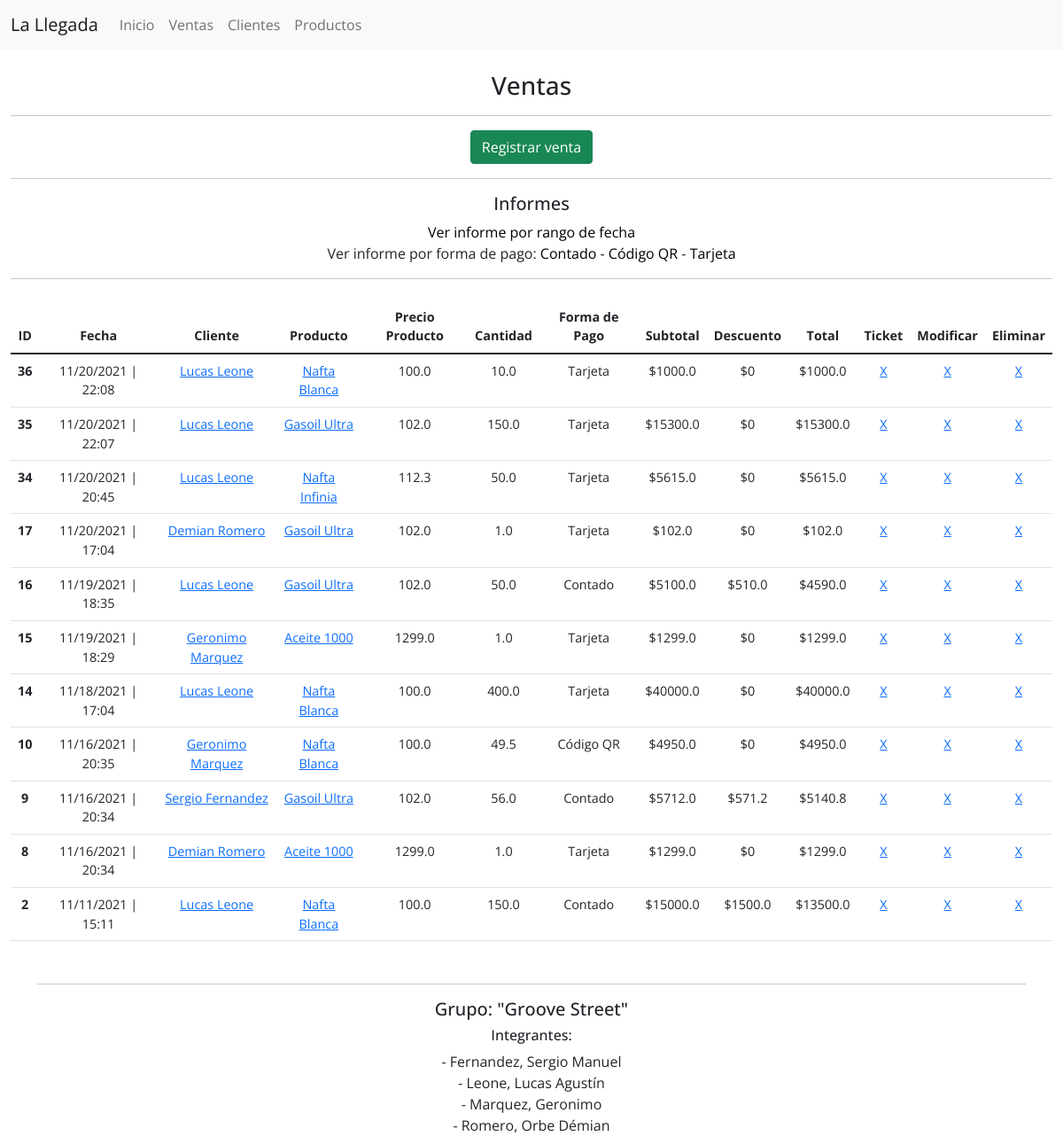
/ventas/, run on the app's committed database.
### ventas/models.py (models this page shows, shortened)
class Venta(LlegadaModel):
    fecha = models.DateTimeField(default=timezone.now, help_text='Ejemplo: 09/11/2021 17:20:00')
    cliente = models.ForeignKey(Cliente, on_delete=models.CASCADE)
    producto = models.ForeignKey(Product, on_delete=models.SET_NULL, null=True)
    cantidad = models.FloatField(validators=[MinValueValidator(0.0)])
    forma_pago = models.ForeignKey(FormaPago, max_length=10, help_text='Contado 10% Descuento', on_delete=models.CASCADE)
    def subtotal(self):
        total = self.producto.precio * self.cantidad
        total = round(total, 2)
        return total
    def descuento(self):
        total = self.producto.precio * self.cantidad
        descuento = round(total, 2)
        if self.forma_pago.nombre == 'Contado':
            descuento = (descuento * 0.1)
            descuento = round(descuento, 2)
            return descuento
        else:
            return 0
    def get_total(self):
        total = self.producto.precio * self.cantidad
        total_round = round(total, 3)
        if self.forma_pago.nombre == 'Contado':
            total_round = total_round - (total_round * 0.1 )
        return total_round

class FormaPago(LlegadaModel):
    nombre = models.CharField(max_length=15)
    def __str__(self):
        return self.nombre

### clientes/models.py (models this page shows)
class Cliente(LlegadaModel):
    nombre = models.CharField(max_length=100)
    apellido = models.CharField(max_length=100)
    tipo_documento = models.CharField(choices=DOCUMENTO_CHOICES, max_length=10)
    numero_documento = models.CharField(max_length=20)
    telefono = models.CharField('Teléfono', max_length=25)
    email = models.EmailField()
    localidad = models.CharField(max_length=100)
    puntos = models.IntegerField(default=0)
    def __str__(self):
        return f'{self.nombre} {self.apellido}'

### productos/models.py (models this page shows)
class Product(LlegadaModel):
    nombre = models.CharField(max_length=100)
    precio = models.FloatField()
    cantidad = models.FloatField(validators=[MinValueValidator(0.0)])
    stock_minimo = models.IntegerField()
    stock_maximo = models.IntegerField()
    proveedor = models.CharField(max_length=100,)
    marca = models.CharField(max_length=100,)
    tamaño = models.CharField(blank=True, max_length=100)
    ubicacion = models.CharField(blank=True, max_length=150)
    tipo_producto = models.ForeignKey(
        KindOfProduct,
        on_delete=models.SET_NULL,
        null=True,
        blank=True
    )
    def __str__(self):
        return self.nombre
    class Meta:
        verbose_name = 'Producto'
        verbose_name_plural = 'Productos'

### ventas/views.py (the view)
class ListVentasView(ListView):
    template_name = 'ventas/list.html'
    context_object_name = 'ventas'
    model = Venta

### templates/ventas/list.html (shortened to what this page needs)
{% extends 'base.html' %}
{% block body %}
<div id="ventas" class="container-fluid">
    <div class="title text-center mt-4">
        <h3>Ventas</h3>
        <hr>
        <div class="btn btn-success">
            <a href="{% url 'ventas:create' %}" class="mt-4">Registrar venta</a>
        </div>
        <hr>
        <h5>Informes</h5>
        <a href="{% url 'ventas:list-fecha' %}">Ver informe por rango de fecha</a>
        <br>
        <p>Ver informe por forma de pago: <a href="{% url 'ventas:list-pago' 1 %}">Contado</a> - <a href="{% url 'ventas:list-pago' 2 %}">Código QR</a> - <a href="{% url 'ventas:list-pago' 3 %}">Tarjeta</a></p>
        <hr>
    </div>
    <table class="table mt-4">
        <thead>
            <tr class="text-center">
                <th scope="col">ID</th>
                <th scope="col">Fecha</th>
                <th scope="col">Cliente</th>
                <th scope="col">Producto</th>
                <th scope="col">Precio Producto</th>
                <th scope="col">Cantidad</th>
                <th scope="col">Forma de Pago</th>
                <th scope="col">Subtotal</th>
                <th scope="col">Descuento</th>
                <th scope="col">Total</th>
                <th scope="col">Ticket</th>
                <th scope="col">Modificar</th>
                <th scope="col">Eliminar</th>
            </tr>
        </thead>
        <tbody>
            {% for venta in ventas %}
                <tr class="text-center">
                    <th scope="row">{{ venta.pk }}</th>
                    <td>{{ venta.fecha|date:'SHORT_DATE_FORMAT' }} | {{ venta.fecha|time:'H:i' }}</td>
                    <td><a href="{% url 'clientes:list-por-cliente' venta.cliente.pk %}">{{ venta.cliente }}</a></td>
                    <td><a href="{% url 'productos:list_producto' venta.producto.pk %}">{{ venta.producto }}</a></td>
                    <td>{{ venta.producto.precio }}</td>
                    <td>{{ venta.cantidad }}</td>
                    <td>{{ venta.forma_pago }}</td>
                    <td>${{ venta.subtotal }}</td>
                    <td>${{ venta.descuento }}</td>
                    <td>${{ venta.get_total }}</td>
                    <td><a href="{% url 'ventas:ticket' venta.pk %}">X</a></td>
                    <td><a href="{% url 'ventas:update' venta.pk %}">X</a></td>
                    <td><a href="{% url 'ventas:delete' venta.pk %}">X</a></td>
                </tr>
                {% endfor %}
        </tbody>
    </table>
</div>
{% endblock body %}

### static/css/main.css (style rules this page uses)
* { margin: 0; padding: 0; font-family: 'Open Sans', sans-serif; }
.title a { color: black; text-decoration: none; }
.btn-success a { color: white !important; }
@media screen and (max-width: 1400px) { table { font-size: 90%; } }

### data on the page
Venta: pk "36", fecha "11/20/2021", fecha "22:08", cliente "Lucas Leone", producto "Nafta Blanca", producto.precio "100.0", cantidad "10.0", forma_pago "Tarjeta", subtotal "1000.0", descuento "0", get_total "1000.0"
Venta: pk "35", fecha "11/20/2021", fecha "22:07", cliente "Lucas Leone", producto "Gasoil Ultra", producto.precio "102.0", cantidad "150.0", forma_pago "Tarjeta", subtotal "15300.0", descuento "0", get_total "15300.0"
Venta: pk "34", fecha "11/20/2021", fecha "20:45", cliente "Lucas Leone", producto "Nafta Infinia", producto.precio "112.3", cantidad "50.0", forma_pago "Tarjeta", subtotal "5615.0", descuento "0", get_total "5615.0"
Venta: pk "17", fecha "11/20/2021", fecha "17:04", cliente "Demian Romero", producto "Gasoil Ultra", producto.precio "102.0", cantidad "1.0", forma_pago "Tarjeta", subtotal "102.0", descuento "0", get_total "102.0"
Venta: pk "16", fecha "11/19/2021", fecha "18:35", cliente "Lucas Leone", producto "Gasoil Ultra", producto.precio "102.0", cantidad "50.0", forma_pago "Contado", subtotal "5100.0", descuento "510.0", get_total "4590.0"
Venta: pk "15", fecha "11/19/2021", fecha "18:29", cliente "Geronimo Marquez", producto "Aceite 1000", producto.precio "1299.0", cantidad "1.0", forma_pago "Tarjeta", subtotal "1299.0", descuento "0", get_total "1299.0"
Venta: pk "14", fecha "11/18/2021", fecha "17:04", cliente "Lucas Leone", producto "Nafta Blanca", producto.precio "100.0", cantidad "400.0", forma_pago "Tarjeta", subtotal "40000.0", descuento "0", get_total "40000.0"
Venta: pk "10", fecha "11/16/2021", fecha "20:35", cliente "Geronimo Marquez", producto "Nafta Blanca", producto.precio "100.0", cantidad "49.5", forma_pago "Código QR", subtotal "4950.0", descuento "0", get_total "4950.0"
Venta: pk "9", fecha "11/16/2021", fecha "20:34", cliente "Sergio Fernandez", producto "Gasoil Ultra", producto.precio "102.0", cantidad "56.0", forma_pago "Contado", subtotal "5712.0", descuento "571.2", get_total "5140.8"
Venta: pk "8", fecha "11/16/2021", fecha "20:34", cliente "Demian Romero", producto "Aceite 1000", producto.precio "1299.0", cantidad "1.0", forma_pago "Tarjeta", subtotal "1299.0", descuento "0", get_total "1299.0"
Venta: pk "2", fecha "11/11/2021", fecha "15:11", cliente "Lucas Leone", producto "Nafta Blanca", producto.precio "100.0", cantidad "150.0", forma_pago "Contado", subtotal "15000.0", descuento "1500.0", get_total "13500.0"
